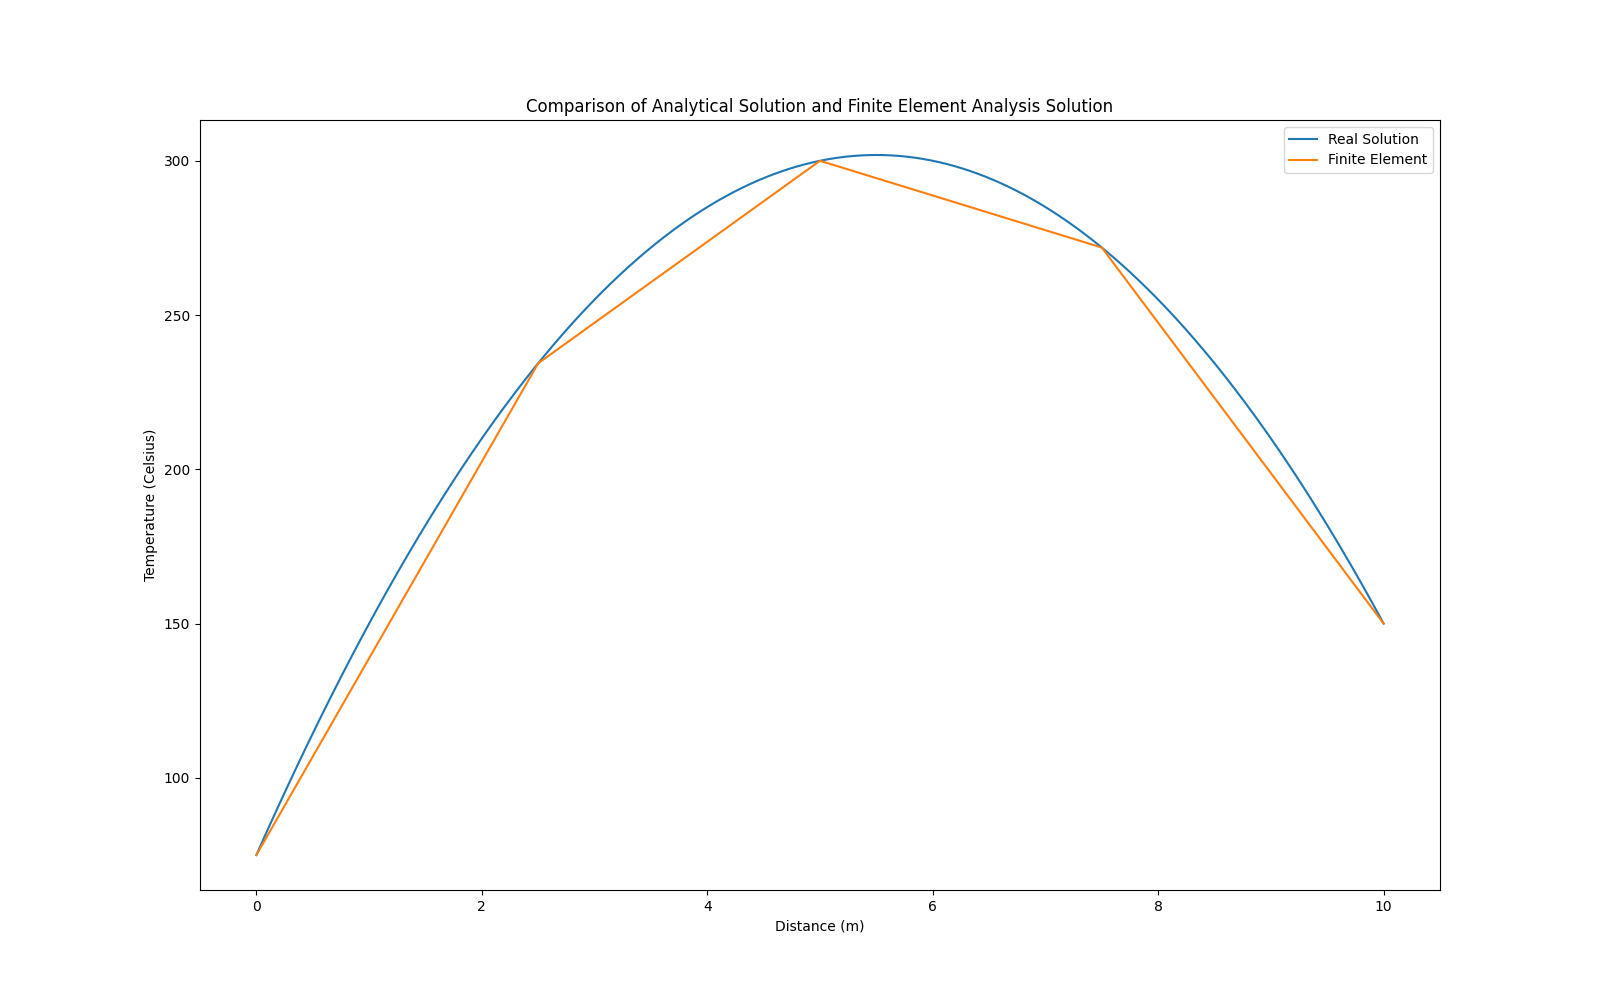

Reproduce this figure in Python.
# Imports
import numpy as np
from scipy.integrate import solve_bvp, solve_ivp
from scipy.optimize import fsolve
import matplotlib.pyplot as plt

#
# Alexandre Dufresne-Nappert
# 20948586
#

TReal = lambda x: -(15/2)*x**2 + 82.5*x + 75

# Number of internal Nodes
n = 3

# Define the Start and End Temperature
TEnd = 150
TInit = 75

# Define X
xInit = 0
xEnd = 10
xVals = np.linspace(xInit, xEnd, n + 2)

# Create the A Matrix
A = np.diag(np.ones(n) * 0.8) + np.diag(np.ones(n-1) * -0.4, 1) +  np.diag(np.ones(n-1) * -0.4, -1)

# Create the b Vector
b = np.ones(n) * 37.5

# Apply Boundary Conditions
b[0] += TInit*0.4
b[-1] += TEnd*0.4

# Solve the System of Equations
sol = np.linalg.solve(A, b)

# Add the Initial and End Value to the Array
fullSolution = np.hstack([TInit, sol, TEnd])

# Display the Solution
print("\n\nT Distribution = ", fullSolution)

# Define More detailed points for Real Solution
xVals2 = np.linspace(xInit, xEnd, 1000)

# Plot the Comparison
plt.figure(figsize=(16, 10))
plt.title("Comparison of Analytical Solution and Finite Element Analysis Solution")
plt.xlabel("Distance (m)")
plt.ylabel("Temperature (Celsius)")
plt.plot(xVals2, TReal(xVals2), label="Real Solution")
plt.plot(xVals, fullSolution, label="Finite Element")
plt.legend()
plt.savefig("FiniteElementAnalysis.png")
plt.show()